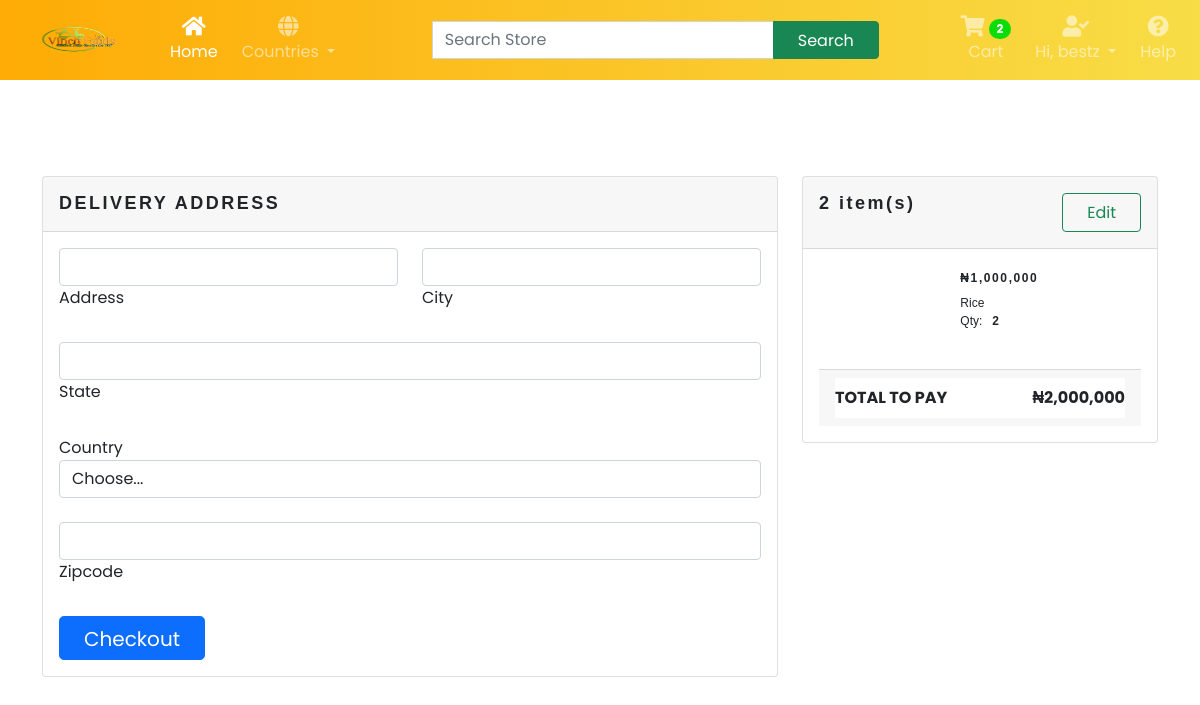
The page /checkout/ (signed in) on the database its author committed.
### account/models.py (models this page shows)
class NewUser(AbstractBaseUser, PermissionsMixin):
    STATUS = (
        ('M', 'M'),
        ('F', 'F'),
    )
    email = models.EmailField(_("Email Adress"), unique=True)
    first_name = models.CharField(max_length=150)
    last_name = models.CharField(max_length=150)
    middle_name = models.CharField(max_length=150)
    gender = models.CharField(max_length=10, choices=STATUS, null=True)
    phone_number = models.CharField(max_length=17, blank=True, null=True)
    joined_date = models.DateTimeField(default=timezone.now)
    is_staff = models.BooleanField(default = False)
    is_active = models.BooleanField(default=False)
    objects = CustomAccountManager()
    USERNAME_FIELD = "email"
    REQUIRED_FIELDS = ['first_name', 'last_name', 'middle_name', 'gender', 'phone_number']
    def __str__(self):
        return self.last_name

### store/models.py (models this page shows, shortened)
class Order(models.Model):
    STATUS = (
        ('Pending', 'Pending'),
        ('On the way', 'On the way'),
        ('Delivered', 'Delivered')
    )
    customer = models.ForeignKey(Customer, on_delete=models.SET_NULL, null=True, blank=True)
    date_ordered = models.DateTimeField(auto_now_add = True)
    complete = models.BooleanField(default=False, null=True, blank=False)
    order_status = models.CharField(max_length=50, choices=STATUS, default=STATUS[0][0], null=True)
    transaction_id = models.CharField(max_length=200, null=True)
    @property
    def shipping(self):
        shipping = True
        return shipping
    @property
    def get_cart_total(self):
        orderitems = self.orderitem_set.all()
        total = sum([item.get_total for item in orderitems])
        return total
    @property
    def get_cart_items(self):
        orderitems = self.orderitem_set.all()
        total = sum([item.quantity for item in orderitems])
        return total

class OrderItem(models.Model):
    product = models.ForeignKey(Product, on_delete=models.SET_NULL, null=True)
    order = models.ForeignKey(Order, on_delete=models.SET_NULL, null=True)
    quantity = models.IntegerField(default=0, null=True, blank=True)
    date_added = models.DateTimeField(auto_now_add=True)
    @property
    def get_total(self):
        total = self.product.price * self.quantity
        return total

class Product(models.Model):
    name = models.CharField(max_length=200)
    category = models.ForeignKey(Category, related_name='product_category', on_delete=models.CASCADE, null=True)
    slug = models.SlugField(max_length=255, unique=True, null=True)
    description = models.TextField(blank=True)
    in_stock = models.BooleanField(default=True)
    price = models.IntegerField()
    image = models.ImageField(null=True, blank=True)

### store/views.py (the view)
# urls.py: path('checkout/', views.checkout, name="checkout"),
def checkout(request):
    if request.user.is_authenticated:
        display = True
        customer = request.user.customer
        order, created = Order.objects.get_or_create(customer=customer, complete=False)
        items = order.orderitem_set.all()
        try:
            shipping = ShippingAddress.objects.filter(customer=customer)
            if shipping.exists():
                display = False
        except:
            pass
    else:
        return redirect('authentication')
    context = {'items': items, 'order': order, 'display': display}
    return render(request, 'store/checkout.html', context)

### account/context_processors.py (called while the page is built)
def users(request):
    if request.user.is_authenticated:
        username = NewUser.objects.get(last_name=request.user)
        last_name = username.last_name
    else:
        last_name = "Account"
        pass
    return {'last_name': last_name}

### store/context_processors.py (called while the page is built, shortened)
def total_cart_items(request):
    if request.user.is_authenticated:
        customer = request.user.customer
        order, created = Order.objects.get_or_create(customer=customer, complete=False)
        items = order.orderitem_set.all()
        if order:
            orderitems = OrderItem.objects.filter(order=order)
            qty = sum([item.quantity for item in orderitems])
            cart_total = sum([item.get_total for item in orderitems])
        else:
            qty = 0
            cart_total = 0
    return {'qty': qty, 'cart_total': cart_total, 'items': items}

### templates/store/checkout.html (shortened to what this page needs)
{% extends 'main.html' %}
{% load static %}
{% load humanize %}
{% block content %}
<div class="container my-5 py-5">
  <section>
    <div class="row">
     {% if display == True %}
     <div class="col-md-8 mb-4">
      <div class="card mb-4">
        <div class="card-header py-3">
          <h5 class="mb-0 text-font text-uppercase">Delivery address</h5>
        </div>
        <div class="card-body">
          <form id="form">
            <div class="row mb-4">
              <div class="col">
                <div class="form-outline">
                  <input type="text" id="form11Example1" name="address" class="form-control" required>
                  <label class="form-label" for="form11Example1">Address</label>
                </div>
              </div>
              <div class="col">
                <div class="form-outline">
                  <input type="text" id="form11Example2" name="city" class="form-control" required>
                  <label class="form-label" for="form11Example2">City</label>
                </div>
              </div>
            </div>
            <div class="form-outline mb-4">
              <input type="text" id="form11Example5" name="state" class="form-control" required>
              <label class="form-label" for="form11Example5">State</label>
            </div>
            <div class="form-outline mb-4">
              <label for="country">Country</label>
                <select class="custom-select d-block form-control" name="country" id="country" required>
                  <option value="">Choose...</option>
                </select>
            </div>
            <div class="form-outline mb-4">
              <input type="number" id="form11Example6" name="zipcode" class="form-control" required>
              <label class="form-label" for="form11Example6">Zipcode</label>
            </div>
              <button class="btn btn-primary btn-lg btn-block" id="make-payment" type="submit">Checkout</button>
          </form>
        </div>
      </div>
    </div>
     {% endif %}
      <div class="col-md-4 mb-4 position-static">
        <div class="card mb-4">
          <div class="card-header py-3">
            <h5 class="mb-0 text-font">{{order.get_cart_items}} item(s) <span class="float-end"
                style="font-size: 13px ;"><button onclick="window.location='/cart';" class="btn btn-outline-success">Edit</button></span></h5>
          </div>
          <div class="card-body">
            {% for item in items %}
            <div class="row">
              <div class="col-md-4">
              </div>
              <div class="col-md-6 ms-3">
                <span class="mb-0 text-price">&#8358;{{item.product.price|intcomma}}</span>
                <p class="mb-0 text-descriptions">{{item.product.name}}</p>
                <p class="text-descriptions mt-0">Qty:<span class="text-descriptions fw-bold">{{item.quantity}}</span>
                </p>
              </div>
            </div>
            {% endfor %}
            <div class="card-footer mt-4">
              <ul class="list-group list-group-flush">
                <li
                  class="list-group-item d-flex justify-content-between align-items-center px-0 fw-bold text-uppercase">
                  Total to pay
                  <span>&#8358;{{cart_total|intcomma}}</span>
                </li>
              </ul>
            </div>
          </div>
        </div>
      </div>
    </div>
  </section>
</div>
{% endblock content %}

### templates/main.html (shortened to what this page needs)
{% load static %}
{% load humanize %}
<!DOCTYPE html>
<html lang="en">
<head>
    <link href="https://cdn.jsdelivr.net/npm/bootstrap@5.0.2/dist/css/bootstrap.min.css" rel="stylesheet">
    <link rel="stylesheet" href="https://cdnjs.cloudflare.com/ajax/libs/OwlCarousel2/2.3.4/assets/owl.carousel.min.css">
    <link rel="stylesheet" href="https://cdnjs.cloudflare.com/ajax/libs/OwlCarousel2/2.3.4/assets/owl.theme.default.min.css" />
    <link href="https://cdnjs.cloudflare.com/ajax/libs/font-awesome/5.15.4/css/all.min.css" rel="stylesheet">
    <link rel="stylesheet" href="{% static 'styles/main.css' %}">
    <link rel="stylesheet" href="{% static 'styles/store/store.css' %}">
    <link rel="stylesheet" href="{% static 'styles/store/cart.css' %}">
    <link rel="stylesheet" href="{% static 'styles/store/checkout.css' %}">
    <link rel="stylesheet" href="{% static 'styles/store/productview.css' %}">
</head>
<body>
<nav class="navbar navbar-expand-lg navbar-dark gradient-custom">
    <div class="container-fluid">
      <a class="navbar-brand" href="#"><img id="logoimg" src="{% static 'images/vinchlogo.png' %}" alt=""></a>
      <div class="collapse navbar-collapse" id="navbarSupportedContent">
        <ul class="navbar-nav me-auto d-flex flex-row mt-3 mt-lg-0">
          <li class="nav-item text-center mx-2 mx-lg-1">
            <a class="nav-link active" aria-current="page" href="{% url 'store:home' %}">
              <div>
                <i class="fas fa-home fa-lg mb-1"></i>
              </div>
              Home
            </a>
          </li>
          <li class="nav-item dropdown text-center mx-2 mx-lg-1">
            <a class="nav-link dropdown-toggle" href="#" id="navbarDropdown" role="button" data-bs-toggle="dropdown" aria-haspopup="true" aria-expanded="false">
              <div>
                <i id='icon' class="fas fa-globe fa-lg mb-1"></i>
              </div>
              Countries
            </a>
          </li>
        </ul>
        <form class="d-flex input-group w-auto ms-lg-3 my-3 my-lg-0">
            <input type="search" class="form-control" placeholder="Search Store" aria-label="Search" />
            <button class="btn btn-outline-white btn-success" type="button" data-mdb-ripple-color="dark">
              Search
            </button>
          </form>
        <ul class="navbar-nav ms-auto d-flex flex-row mt-3 mt-lg-0">
          <li class="nav-item text-center mx-2 mx-lg-1">
            <a class="nav-link" href="{% url 'store:cart' %}">
              <div>
                <i id='icon' class="fa fa-shopping-cart fa-lg mb-1"></i>
                <span class="badge rounded-pill badge-notification cart-qty" id="badge">{{qty}}</span>
              </div>
              Cart
            </a>
          </li>
          {% if user.is_authenticated %}
            <li class="nav-item dropdown text-center mx-2 mx-lg-1">
              <a class="nav-link dropdown-toggle" href="#" id="navbarDropdown" role="button" data-bs-toggle="dropdown" aria-expanded="false">
                <div>
                  <i id='icon' class="fa fa-user-check fa-lg mb-1"></i>
                 </div>
                 Hi, {{last_name}}
              </a>
            </li>
          {% endif %}
          <li class="nav-item text-center mx-2 mx-lg-1">
            <a class="nav-link" href="{% url 'store:cart' %}">
              <div>
                <i id='icon' class="fa fa-question-circle fa-lg mb-1"></i>
              </div>
              Help
            </a>
          </li>
        </ul>
      </div>
    </div>
</nav>
    <div class="w-100 ">
      {% block content %}{% endblock content %}
    </div>
</body>
</html>

### static/styles/main.css (style rules this page uses)
.btn { padding: .45rem 1.5rem .35rem; }
#logoimg { width: 130px; height: 50px; }
#badge { background: #0add08; }
.gradient-custom { background: orange; background: -webkit-linear-gradient(to right, rgb(254, 171, 5), rgb(248, 221, 71)); background: linear-gradient(to right, rgb(254, 171, 5), rgb(248, 221, 71)) }
::placeholder { color: white; opacity: 1; }

### static/styles/store/store.css (style rules this page uses)
* { font-family: 'Poppins', sans-serif; }

### static/styles/store/checkout.css (style rules this page uses)
.text-font { font-family: futura-pt,Tahoma,Geneva,Verdana,Arial,sans-serif; font-weight: 700; letter-spacing: .156rem; font-size: 1.125rem; }
.text-price { padding: 0 .625rem; font-family: futura-pt,Tahoma,Geneva,Verdana,Arial,sans-serif; font-style: normal; font-size: .75rem; font-weight: 700; line-height: .813rem; letter-spacing: 1.6px; }
.text-descriptions { font-family: futura-pt,Tahoma,Geneva,Verdana,Arial,sans-serif; font-style: normal; font-size: .75rem; font-weight: 400; line-height: 1.125rem; margin: .313rem 0 .938rem; padding: 0 .625rem; }

### rows shown on the page
NewUser: last_name "bestz"
Order: get_cart_items "2"
OrderItem: product.price "1,000,000", product.name "Rice", quantity "2"

### other values the page prints
{{ qty }} "2"
{{ cart_total|intcomma }} "2,000,000"
